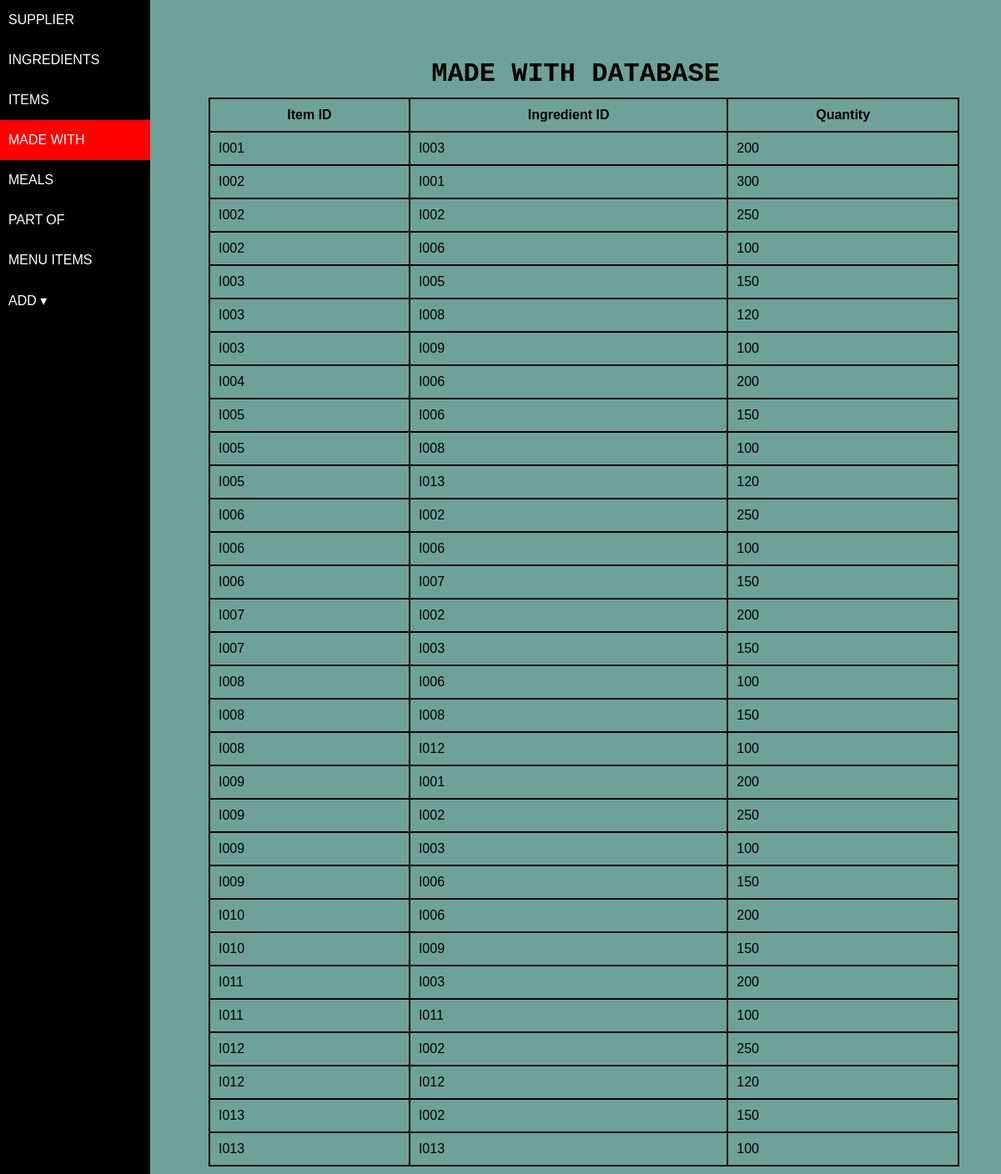
/db_madewith.php, run on the app's committed database.
### tables this page shows
CREATE TABLE `madewith` (
  `itemid FK` char(5) NOT NULL,
  `ingredientid FK` char(5) NOT NULL,
  `quantity` int(11) NOT NULL
);

### db_madewith.php (the view, shortened to what this page needs)
<?php
include 'connection.php';
include 'navbar.php';
?>
<!DOCTYPE html>
<html lang="en">
<head>
    <link rel="stylesheet" href="tbl/css/table.css">
    <link rel="stylesheet" href="navbar.css">
</head>
<body>
    <div class="table">
    <h1>MADE WITH DATABASE</h1>
    <table>
        <thead>
            <tr>
                <th>Item ID</th>
                <th>Ingredient ID</th>
                <th>Quantity</th>
            </tr>
        </thead>
        <tbody id="table-data">
                        <?php
                        $sql1 = mysqli_query($conn, "SELECT * FROM madewith");
                        while ($row = $sql1->fetch_assoc()) {
                            echo '
                                <tr>
                                    <td>' . $row['itemid FK'] . '</td>
                                    <td>' . $row['ingredientid FK'] . '</td>
                                    <td>' . $row['quantity'] . '</td>
                                </tr>';
                        }
                        ?>
                    </tbody>
    </table>
    </div>
</body>
</html>

### navbar.css (style rules this page uses)
* { padding: 0; margin: 0; font-family: Arial, Helvetica, sans-serif; }

### tbl/css/table.css (style rules this page uses)
body { background-color: #257464a9; }
.table { position: absolute; top: 5%; left: 20%; width: 75%; }
h1 { text-align: center; }
table, th, td { margin: 10px; border: 2px solid black; }
th, td { padding: 10px; }
table { border-collapse: collapse; width: 100%; }
h1 { font-family: 'Courier New', Courier, monospace; }

### data on the page
madewith: itemid FK "I001", ingredientid FK "I003", quantity "200"
madewith: itemid FK "I002", ingredientid FK "I001", quantity "300"
madewith: itemid FK "I002", ingredientid FK "I002", quantity "250"
madewith: itemid FK "I002", ingredientid FK "I006", quantity "100"
madewith: itemid FK "I003", ingredientid FK "I005", quantity "150"
madewith: itemid FK "I003", ingredientid FK "I008", quantity "120"
madewith: itemid FK "I003", ingredientid FK "I009", quantity "100"
madewith: itemid FK "I004", ingredientid FK "I006", quantity "200"
madewith: itemid FK "I005", ingredientid FK "I006", quantity "150"
madewith: itemid FK "I005", ingredientid FK "I008", quantity "100"
madewith: itemid FK "I005", ingredientid FK "I013", quantity "120"
madewith: itemid FK "I006", ingredientid FK "I002", quantity "250"
madewith: itemid FK "I006", ingredientid FK "I006", quantity "100"
madewith: itemid FK "I006", ingredientid FK "I007", quantity "150"
madewith: itemid FK "I007", ingredientid FK "I002", quantity "200"
madewith: itemid FK "I007", ingredientid FK "I003", quantity "150"
madewith: itemid FK "I008", ingredientid FK "I006", quantity "100"
madewith: itemid FK "I008", ingredientid FK "I008", quantity "150"
madewith: itemid FK "I008", ingredientid FK "I012", quantity "100"
madewith: itemid FK "I009", ingredientid FK "I001", quantity "200"
madewith: itemid FK "I009", ingredientid FK "I002", quantity "250"
madewith: itemid FK "I009", ingredientid FK "I003", quantity "100"
madewith: itemid FK "I009", ingredientid FK "I006", quantity "150"
madewith: itemid FK "I010", ingredientid FK "I006", quantity "200"
madewith: itemid FK "I010", ingredientid FK "I009", quantity "150"
madewith: itemid FK "I011", ingredientid FK "I003", quantity "200"
madewith: itemid FK "I011", ingredientid FK "I011", quantity "100"
madewith: itemid FK "I012", ingredientid FK "I002", quantity "250"
madewith: itemid FK "I012", ingredientid FK "I012", quantity "120"
madewith: itemid FK "I013", ingredientid FK "I002", quantity "150"
madewith: itemid FK "I013", ingredientid FK "I013", quantity "100"
